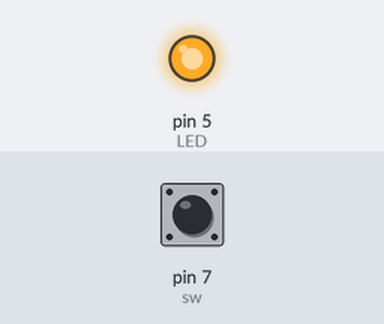
Simulated run of this sketch. Board: Arduino Uno, built with avr-gcc and run on an emulated ATmega328P. Parts: output pins drawn as LEDs (lit = HIGH). The test bench sets the inputs (shaded band); at power-on: pin 7 (sw) HIGH.

Above: at 1.2 s.
1.3 s: pin 7 (sw) pulled LOW for 0.15 s
At 1.37 s:
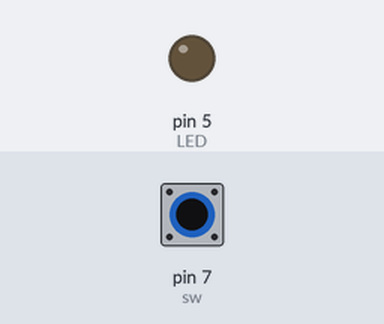
2.9 s: pin 7 (sw) pulled LOW for 3.2 s
At 6.7 s:
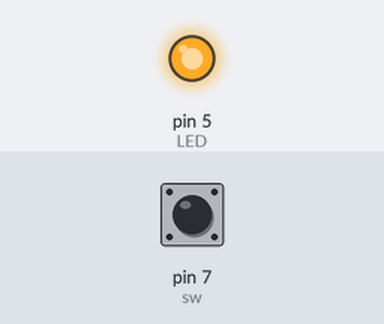
Timing chart, 0 to 8.2 s (numbered marks = the images above; inputs shaded):
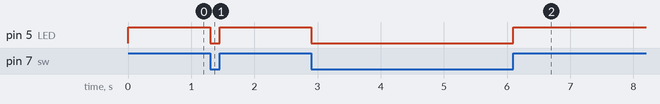

The sketch:

PULLUP_CODE.ino
```cpp
#define sw 7
#define LED 5

void setup() {
  // put your setup code here, to run once:
  pinMode(sw, INPUT_PULLUP);
  pinMode(LED, OUTPUT);

}

void loop() {
  // put your main code here, to run repeatedly:
  if (digitalRead(sw) == HIGH)
  {
    digitalWrite(LED, HIGH);
  }
  else
    digitalWrite(LED, LOW);

}
```

Measured:
- after the input at 1.3 s, pin 5 (LED): HIGH → LOW at once, → HIGH 0.15 s later
- after the input at 2.9 s, pin 5 (LED): HIGH → LOW at once, → HIGH 3.2 s later
